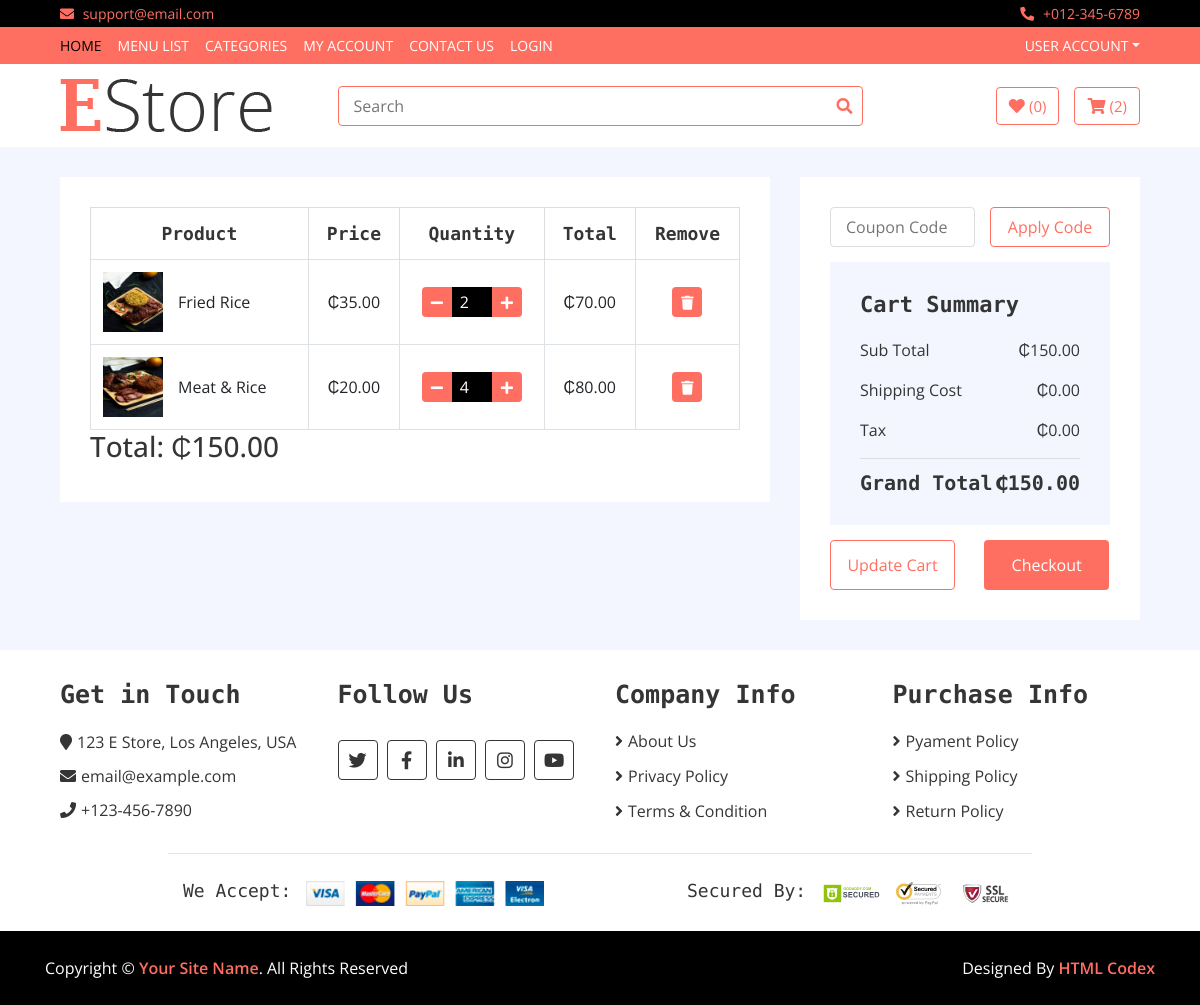
The page /cart/ (signed in) on the database as committed earlier.
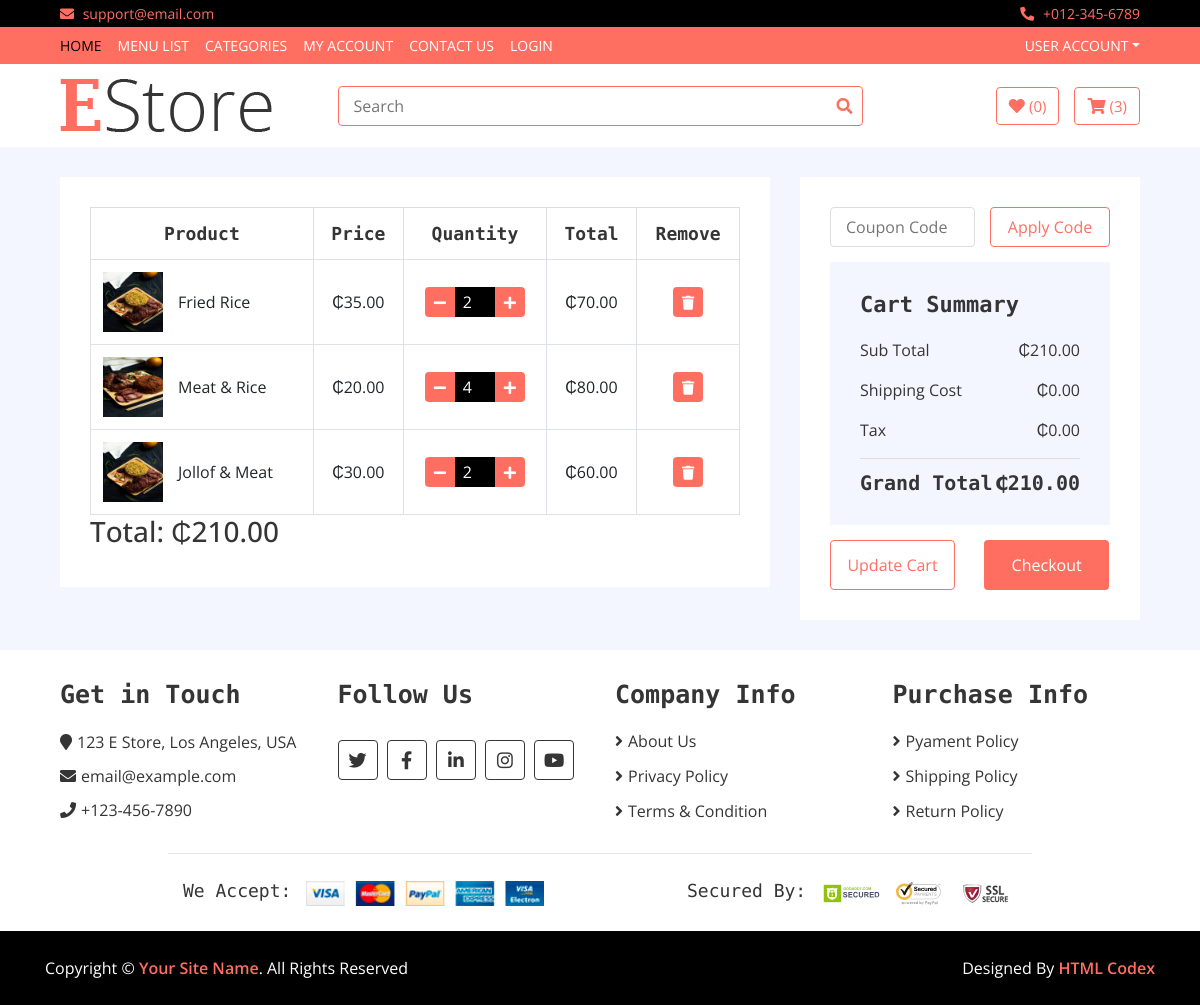
The same page on the database as committed later.
### core/models.py (models this page shows, shortened)
class CartItem(models.Model):
    cart = models.ForeignKey(Cart, on_delete=models.CASCADE)
    menu_item = models.ForeignKey(MenuItem, on_delete=models.CASCADE)
    quantity = models.PositiveIntegerField(default=1)

class MenuItem(models.Model):
    mid = models.UUIDField(default=uuid.uuid4, editable=False, unique=True)
    user = models.ForeignKey(User, on_delete=models.SET_NULL, null=True,)
    title = models.CharField(max_length=200)
    category= models.ForeignKey(Category, on_delete=models.SET_NULL, null= True, related_name="category")
    image = models.ImageField(upload_to="menu_Images/")
    price = models.DecimalField(max_digits=9, decimal_places=2, default="0.00")
    item_status = models.CharField(choices=STATUS, max_length=100, default="in_review")
    featured = models.BooleanField(default=False)
    recent = models.BooleanField(default=False)
    description = RichTextUploadingField(null=True, blank=True)
    specification = RichTextUploadingField(null= True, blank = True)

### core/views.py (the view)
# urls.py: path('cart/', cart_view, name='cart_view'),
@login_required
def cart_view(request):
    cart, created = Cart.objects.get_or_create(user=request.user, active=True)
    cart_items = CartItem.objects.filter(cart=cart)
    total_price = sum(item.menu_item.price * item.quantity for item in cart_items)
    context = {
        'cart': cart,
        'cart_items': cart_items,
        'total_price': total_price
    }
    return render(request, 'core/cart.html', context)

### core/context_processor.py (called while the page is built)
def default(request):
    categories = Category.objects.all()
    if request.user.is_authenticated:
        cart = Cart.objects.filter(user=request.user, active=True).first()
        item_count = cart.cartitem_set.count() if cart else 0
    else:
        item_count = 0
    context = {
        'categories': categories,
        'cart_view': {'item_count': item_count},
    }
    return context

### core/templatetags/custom_filters.py (called while the page is built)
@register.filter(name='multiply')
def multiply(value, arg):
    try:
        return value * arg
    except:
        return None

### core/templates/core/cart.html (shortened to what this page needs)
{% extends 'partials/base.html' %}
{% load custom_filters %}
{% block content %}
{% load static %}
<div class="cart-page">
    <div class="container-fluid">
        <div class="row">
            <div class="col-lg-8">
                <div class="cart-page-inner">
                    <div class="table-responsive">
                        {% if cart_items %}
                        <table class="table table-bordered">
                            <thead class="thead-dark">
                                <tr>
                                    <th>Product</th>
                                    <th>Price</th>
                                    <th>Quantity</th>
                                    <th>Total</th>
                                    <th>Remove</th>
                                </tr>
                            </thead>
                            <tbody class="align-middle">
                                {% for item in cart_items %}
                                <tr>
                                    <td>
                                        <div class="img">
                                            <a href="#"><img src="{{ item.menu_item.image.url }}" alt="{{ item.menu_item.title }}"></a>
                                            <p>{{ item.menu_item.title }}</p>
                                        </div>
                                    </td>
                                    <td>₵{{ item.menu_item.price }}</td>
                                    <td>
                                        <div class="qty">
                                            <button class="btn-minus" data-id="{{ item.id }}"><i class="fa fa-minus"></i></button>
                                            <input type="number" class="item-quantity" data-id="{{ item.id }}" value="{{ item.quantity }}" min="1">
                                            <button class="btn-plus" data-id="{{ item.id }}"><i class="fa fa-plus"></i></button>
                                        </div>
                                    </td>
                                    <td>₵{{ item.menu_item.price|multiply:item.quantity }}</td>
                                    <td><button class="btn-remove" data-id="{{ item.id }}"><i class="fa fa-trash"></i></button></td>
                                </tr>
                                {% endfor %}
                            </tbody>
                        </table>
                        <h3>Total: ₵{{ total_price }}</h3>
                        {% else %}
                        <p>Your cart is empty.</p>
                        {% endif %}
                    </div>
                </div>
            </div>
            <div class="col-lg-4">
                <div class="cart-page-inner">
                    <div class="row">
                        <div class="col-md-12">
                            <div class="coupon">
                                <input type="text" placeholder="Coupon Code">
                                <button>Apply Code</button>
                            </div>
                        </div>
                        <div class="col-md-12">
                            <div class="cart-summary">
                                <div class="cart-content">
                                    <h1>Cart Summary</h1>
                                    <p>Sub Total<span>₵{{ total_price }}</span></p>
                                    <p>Shipping Cost<span>₵0.00</span></p>
                                    <p>Tax<span>₵0.00</span></p>
                                    <h2>Grand Total<span>₵{{ total_price }}</span></h2>
                                </div>
                                <div class="cart-btn">
                                    <button>Update Cart</button>
                                    <button>Checkout</button>
                                </div>
                            </div>
                        </div>
                    </div>
                </div>
            </div>
        </div>
    </div>
</div>
{% endblock content %}

Rows that differ between the two databases and show on the page:
added CartItem: menu_item.image (picture), menu_item "Jollof & Meat", menu_item.price "30.00", quantity "2", menu_item.price|multiply "60.00"
Other text that changed with them:
{{ cart_view.item_count }}: "2" → "3"
{{ total_price }}: "150.00" → "210.00"
